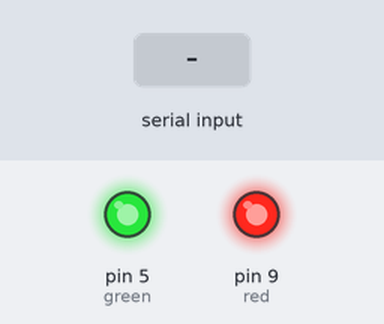
A sketch run on a simulated Arduino Uno, built with avr-gcc and run on an emulated ATmega328P. On the bench: output pins drawn as LEDs (lit = HIGH). Dashed ring = blinking. Inputs (shaded band) come from the test bench.

Above: at 1.2 s.
1.3 s: "g" received over Serial
At 1.31 s:
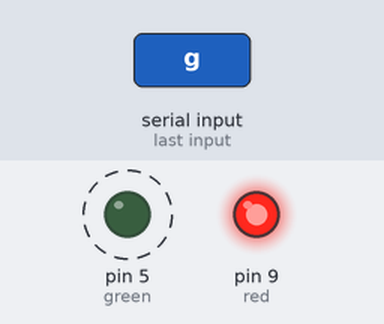
4.3 s: "r" received over Serial
At 4.7 s:
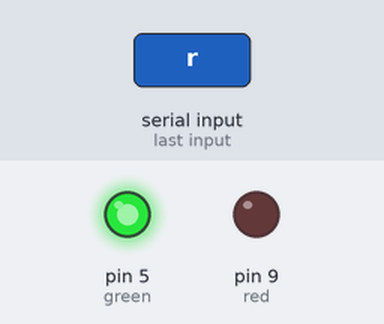
Timing chart, 0 to 7.3 s (numbered marks = the images above; inputs shaded):
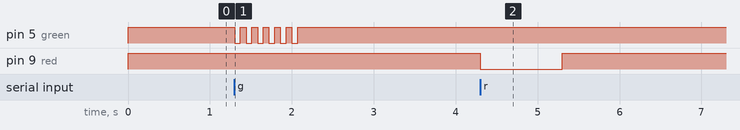

Measured:
- after the input at 1.3 s, pin 5 (green): alternates HIGH for 0.07 s and LOW for 0.07 s, 12 changes in all, then stays HIGH, starting at once
- after the input at 4.3 s, pin 9 (red): HIGH → LOW at once, → HIGH 1.0 s later

The sketch:

correcta.ino
```cpp
char option = ' ';
int red = 9, green = 5;

void setup()

{
   // put your setup code here, to run once:
   Serial.begin(9600);
   pinMode(red, OUTPUT);
   pinMode(green, OUTPUT);
   digitalWrite(red, HIGH);
   digitalWrite(green, HIGH);

}

void loop()
{
  // put your main code here, to run repeatedly:

   if(Serial.available() != 0)
   {
    option = Serial.read();
    if(option == 'r')
    {
      for(int i = 0 ; i < 1 ; i++)
      {
         digitalWrite(red, LOW);
         delay(1000);
         digitalWrite(red, HIGH);
         delay(1000);
      }
    }

    else if(option == 'g')
    {
      for(int i = 0 ; i < 6 ; i++)
      {
         digitalWrite(green, LOW);
         delay(70);
         digitalWrite(green, HIGH);
         delay(70);
      }
    }

   delay(10);
   }
}
```
